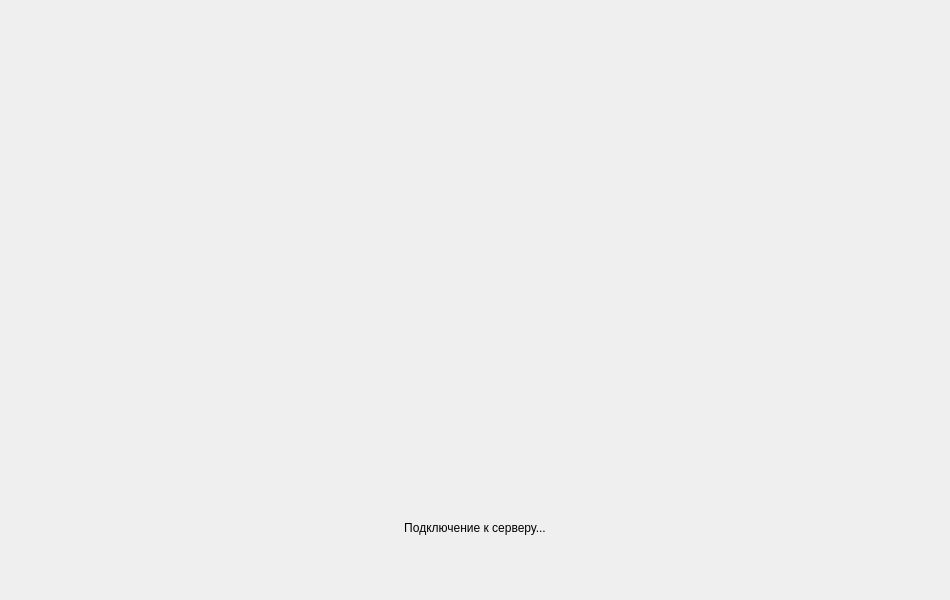
<?xml version="1.0" encoding="UTF-8"?>
<ui version="4.0">
 <class>WindowHandler</class>
 <widget class="QMainWindow" name="WindowHandler">
  <property name="geometry">
   <rect>
    <x>0</x>
    <y>0</y>
    <width>950</width>
    <height>600</height>
   </rect>
  </property>
  <property name="minimumSize">
   <size>
    <width>950</width>
    <height>600</height>
   </size>
  </property>
  <property name="windowTitle">
   <string>MainWindow</string>
  </property>
  <widget class="QWidget" name="centralwidget">
   <layout class="QVBoxLayout" name="verticalLayout_2">
    <item>
     <widget class="QLabel" name="label">
      <property name="font">
       <font>
        <pointsize>60</pointsize>
       </font>
      </property>
      <property name="text">
       <string/>
      </property>
      <property name="alignment">
       <set>Qt::AlignCenter</set>
      </property>
     </widget>
    </item>
    <item>
     <widget class="QLabel" name="label_2">
      <property name="maximumSize">
       <size>
        <width>16777215</width>
        <height>70</height>
       </size>
      </property>
      <property name="text">
       <string>Подключение к серверу...</string>
      </property>
      <property name="alignment">
       <set>Qt::AlignHCenter|Qt::AlignTop</set>
      </property>
     </widget>
    </item>
   </layout>
  </widget>
 </widget>
 <resources/>
 <connections/>
</ui>
